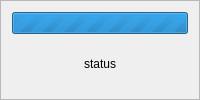
<?xml version="1.0" encoding="UTF-8"?>
<ui version="4.0">
 <class>ProgressPopUp</class>
 <widget class="QFrame" name="ProgressPopUp">
  <property name="sizePolicy">
   <sizepolicy hsizetype="Preferred" vsizetype="Fixed">
    <horstretch>0</horstretch>
    <verstretch>0</verstretch>
   </sizepolicy>
  </property>
  <property name="frameShape">
   <enum>QFrame::StyledPanel</enum>
  </property>
  <property name="frameShadow">
   <enum>QFrame::Raised</enum>
  </property>
  <layout class="QVBoxLayout" name="verticalLayout">
   <item>
    <widget class="QProgressBar" name="progressBar">
     <property name="maximum">
      <number>0</number>
     </property>
    </widget>
   </item>
   <item>
    <widget class="QLabel" name="label">
     <property name="text">
      <string notr="true">status</string>
     </property>
     <property name="alignment">
      <set>Qt::AlignCenter</set>
     </property>
    </widget>
   </item>
  </layout>
 </widget>
 <resources/>
 <connections/>
</ui>
